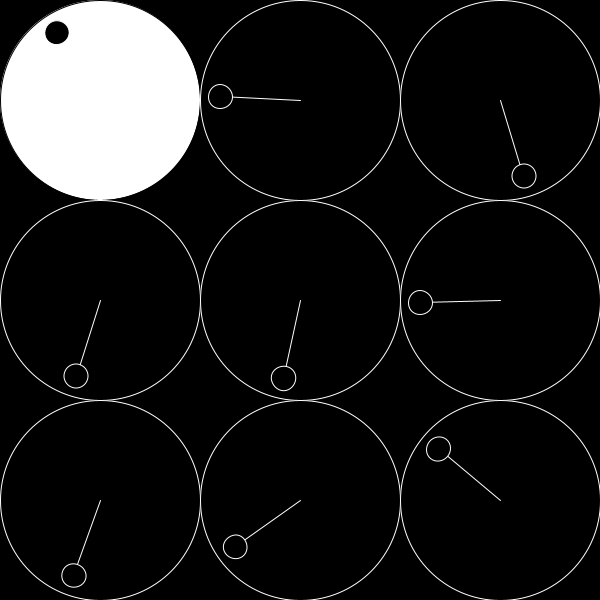
Frame 1 (no input)
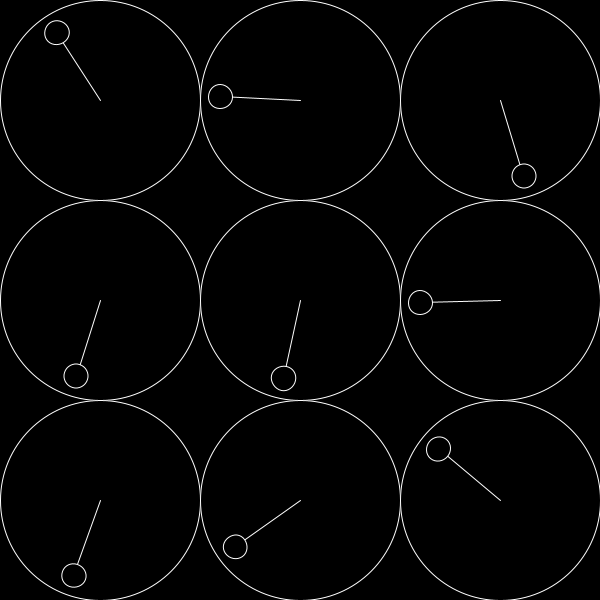
Frame 60 (the mouse pressed at the canvas centre just before this capture)
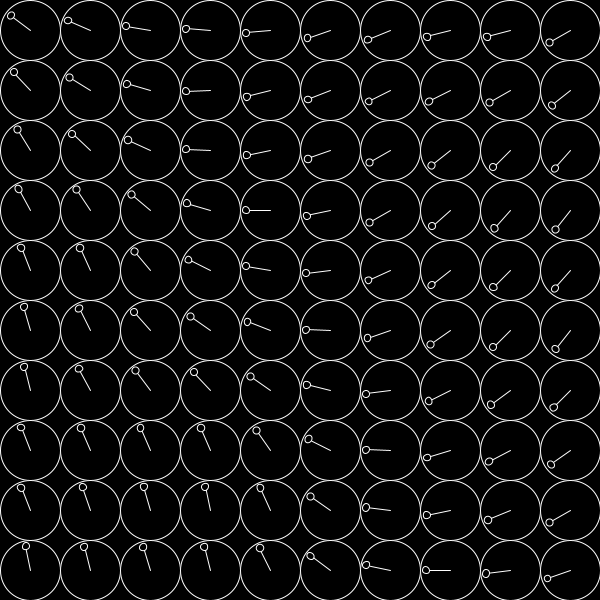
Frame 120 (the mouse held since frame 60 and released just before this capture)

The Processing sketch that drew these frames (run headless with seeded random() and noise(); from frame 60 on, the mouse is pressed at the canvas centre):

// Processing sketch: forAndRandomness
// ── forAndRandomness.pde
int tileNum;
int randomSeed = 0;

void setup() {
  size(600, 600);
}

void draw() {
  randomSeed(randomSeed);
  background(0);
  tileNum = int(map(mouseX, 0, width, 3, 16 + 1));
  float noiseMult = pow(10, map(mouseY, 0, height, -1, -5));
  float tileSize = width / float(tileNum);

  for (int row = 0; row < tileNum; row++) {
    for (int col = 0; col < tileNum; col++) {
      float rectX = tileSize * col;
      float rectY = tileSize * row;
      float centerX = rectX + tileSize * 0.5;
      float centerY = rectY + tileSize * 0.5;
      float noiseVal = noise(centerX * noiseMult, centerY * noiseMult);
      circle(centerX, centerY, tileSize);
      
      pushMatrix();
      translate(centerX, centerY);
      rotate(radians(360 * noiseVal));
      stroke(255);
      line(0, 0, tileSize * 0.4, 0); 
      
      float smallCircleSize = tileSize * 0.4 * 0.3;
      fill(0);
      circle(tileSize * 0.4, 0, smallCircleSize); 
      popMatrix();
    }
  }
}
